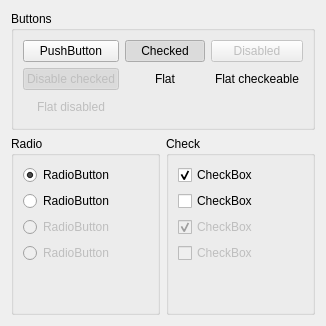
            <widget class="QWidget" name="tab_12">
              <attribute name="title">
                <string>Long Page Name</string>
              </attribute>
              <layout class="QGridLayout" name="gridLayout_39">
                <item row="0" column="0" colspan="2">
                  <widget class="QGroupBox" name="groupBox_6">
                    <property name="title">
                      <string>Buttons</string>
                    </property>
                    <property name="checkable">
                      <bool>false</bool>
                    </property>
                    <property name="class" stdset="0">
                      <string>fill_background</string>
                    </property>
                    <layout class="QGridLayout" name="gridLayout_38">
                      <item row="0" column="0">
                        <widget class="QPushButton" name="pushButton_8">
                          <property name="toolTip">
                            <string>Lorem ipsum dolor sit amet, consectetur adipiscing elit, sed do
                              eiusmod tempor incididunt ut labore et dolore magna aliqua.
                            </string>
                          </property>
                          <property name="text">
                            <string>PushButton</string>
                          </property>
                        </widget>
                      </item>
                      <item row="0" column="1">
                        <widget class="QPushButton" name="pushButton_9">
                          <property name="text">
                            <string>Checked</string>
                          </property>
                          <property name="checkable">
                            <bool>true</bool>
                          </property>
                          <property name="checked">
                            <bool>true</bool>
                          </property>
                        </widget>
                      </item>
                      <item row="0" column="2">
                        <widget class="QPushButton" name="pushButton_10">
                          <property name="enabled">
                            <bool>false</bool>
                          </property>
                          <property name="text">
                            <string>Disabled</string>
                          </property>
                          <property name="checkable">
                            <bool>false</bool>
                          </property>
                          <property name="checked">
                            <bool>false</bool>
                          </property>
                          <property name="flat">
                            <bool>false</bool>
                          </property>
                        </widget>
                      </item>
                      <item row="1" column="0">
                        <widget class="QPushButton" name="pushButton_24">
                          <property name="enabled">
                            <bool>false</bool>
                          </property>
                          <property name="text">
                            <string>Disable checked</string>
                          </property>
                          <property name="checkable">
                            <bool>true</bool>
                          </property>
                          <property name="checked">
                            <bool>true</bool>
                          </property>
                          <property name="flat">
                            <bool>false</bool>
                          </property>
                        </widget>
                      </item>
                      <item row="1" column="1">
                        <widget class="QPushButton" name="pushButton_25">
                          <property name="text">
                            <string>Flat</string>
                          </property>
                          <property name="flat">
                            <bool>true</bool>
                          </property>
                        </widget>
                      </item>
                      <item row="1" column="2">
                        <widget class="QPushButton" name="pushButton_26">
                          <property name="text">
                            <string>Flat checkeable</string>
                          </property>
                          <property name="checkable">
                            <bool>true</bool>
                          </property>
                          <property name="checked">
                            <bool>false</bool>
                          </property>
                          <property name="flat">
                            <bool>true</bool>
                          </property>
                        </widget>
                      </item>
                      <item row="2" column="0">
                        <widget class="QPushButton" name="pushButton_27">
                          <property name="enabled">
                            <bool>false</bool>
                          </property>
                          <property name="text">
                            <string>Flat disabled</string>
                          </property>
                          <property name="flat">
                            <bool>true</bool>
                          </property>
                        </widget>
                      </item>
                    </layout>
                  </widget>
                </item>
                <item row="1" column="0">
                  <widget class="QGroupBox" name="groupBox_5">
                    <property name="title">
                      <string>Radio</string>
                    </property>
                    <property name="checkable">
                      <bool>false</bool>
                    </property>
                    <property name="class" stdset="0">
                      <string>fill_background</string>
                    </property>
                    <layout class="QGridLayout" name="gridLayout_37">
                      <item row="3" column="0">
                        <widget class="QRadioButton" name="radioButton_9">
                          <property name="enabled">
                            <bool>false</bool>
                          </property>
                          <property name="text">
                            <string>RadioButton</string>
                          </property>
                        </widget>
                      </item>
                      <item row="1" column="0">
                        <widget class="QRadioButton" name="radioButton_10">
                          <property name="text">
                            <string>RadioButton</string>
                          </property>
                          <property name="autoExclusive">
                            <bool>false</bool>
                          </property>
                        </widget>
                      </item>
                      <item row="2" column="0">
                        <widget class="QRadioButton" name="radioButton_11">
                          <property name="enabled">
                            <bool>false</bool>
                          </property>
                          <property name="text">
                            <string>RadioButton</string>
                          </property>
                          <property name="checked">
                            <bool>false</bool>
                          </property>
                        </widget>
                      </item>
                      <item row="4" column="0">
                        <spacer name="verticalSpacer_8">
                          <property name="orientation">
                            <enum>Qt::Vertical</enum>
                          </property>
                          <property name="sizeHint" stdset="0">
                            <size>
                              <width>20</width>
                              <height>40</height>
                            </size>
                          </property>
                        </spacer>
                      </item>
                      <item row="0" column="0">
                        <widget class="QRadioButton" name="radioButton_12">
                          <property name="text">
                            <string>RadioButton</string>
                          </property>
                          <property name="checked">
                            <bool>true</bool>
                          </property>
                          <property name="autoExclusive">
                            <bool>false</bool>
                          </property>
                        </widget>
                      </item>
                    </layout>
                  </widget>
                </item>
                <item row="1" column="1">
                  <widget class="QGroupBox" name="groupBox_4">
                    <property name="title">
                      <string>Check</string>
                    </property>
                    <property name="checkable">
                      <bool>false</bool>
                    </property>
                    <property name="class" stdset="0">
                      <string>fill_background</string>
                    </property>
                    <layout class="QGridLayout" name="gridLayout_36">
                      <item row="3" column="0">
                        <widget class="QCheckBox" name="checkBox_9">
                          <property name="enabled">
                            <bool>false</bool>
                          </property>
                          <property name="text">
                            <string>CheckBox</string>
                          </property>
                        </widget>
                      </item>
                      <item row="4" column="0">
                        <spacer name="verticalSpacer_7">
                          <property name="orientation">
                            <enum>Qt::Vertical</enum>
                          </property>
                          <property name="sizeHint" stdset="0">
                            <size>
                              <width>20</width>
                              <height>40</height>
                            </size>
                          </property>
                        </spacer>
                      </item>
                      <item row="0" column="0">
                        <widget class="QCheckBox" name="checkBox_10">
                          <property name="text">
                            <string>CheckBox</string>
                          </property>
                          <property name="checked">
                            <bool>true</bool>
                          </property>
                          <property name="tristate">
                            <bool>true</bool>
                          </property>
                        </widget>
                      </item>
                      <item row="1" column="0">
                        <widget class="QCheckBox" name="checkBox_11">
                          <property name="text">
                            <string>CheckBox</string>
                          </property>
                          <property name="tristate">
                            <bool>true</bool>
                          </property>
                        </widget>
                      </item>
                      <item row="2" column="0">
                        <widget class="QCheckBox" name="checkBox_12">
                          <property name="enabled">
                            <bool>false</bool>
                          </property>
                          <property name="text">
                            <string>CheckBox</string>
                          </property>
                          <property name="checked">
                            <bool>true</bool>
                          </property>
                        </widget>
                      </item>
                    </layout>
                  </widget>
                </item>
              </layout>
            </widget>
